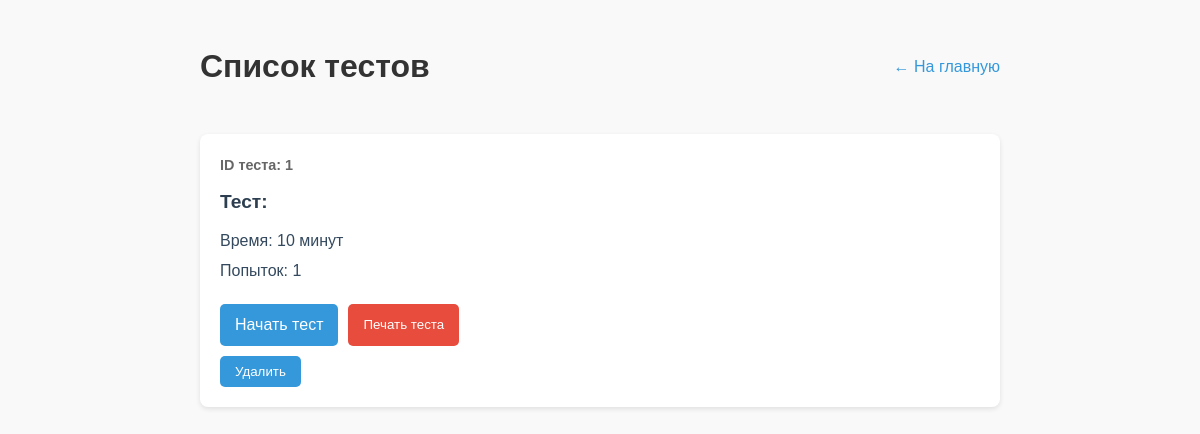
The app's page /tests (signed in), older data.
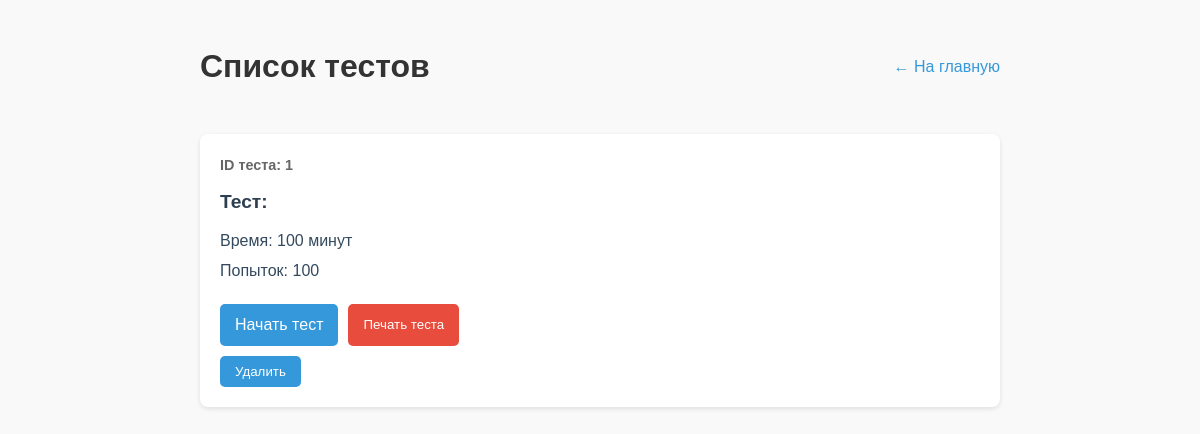
The same page, newer data.
### tables this page shows
CREATE TABLE tests (id INTEGER PRIMARY KEY AUTOINCREMENT, time INTEGER NOT NULL, attempts INTEGER NOT NULL, tasks_id TEXT NOT NULL, access_code TEXT);

### app.py (the view)
@app.route('/tests')
def view_tests():
    if 'user_id' not in session:
        return redirect(url_for('login'))
    tests = get_all_tests()
    conn = sqlite3.connect(DB_PATH)
    cursor = conn.cursor()
    cursor.execute("SELECT 1 FROM teachers WHERE user_id = ?", (session['user_id'],))
    is_teacher = cursor.fetchone() is not None
    conn.close()
    return render_template('tests.html', tests=tests,
        is_teacher=is_teacher, user=session.get('user_info'))

### app.py (called while the page is built)
def get_all_tests():
    conn = sqlite3.connect(DB_PATH)
    cursor = conn.cursor()
    cursor.execute("SELECT * FROM tests")
    tests = cursor.fetchall()
    conn.close()
    return tests

### templates/tests.html (shortened to what this page needs)
<!DOCTYPE html>
<html lang="ru">
<head>
</head>
<body>
    <div class="header">
        <h1>Список тестов</h1>
        <a href="/" class="back-link">← На главную</a>
    </div>
    {% if tests %}
        {% for test in tests %}
        {% if not test[4] or user.username != 'Гость' %}
        <div class="test">
            <div class="test-id">ID теста: {{ test[0] }}</div>
            <div class="test-title">Тест: {{ test[5] }}</div>
            <div class="test-info">Время: {{ test[1] }} минут</div>
            <div class="test-info">Попыток: {{ test[2] }}</div>
            <div class="test-actions">
                <a href="{{ url_for('start_test', test_id=test[0]) }}" class="btn">Начать тест</a>
                {% if is_teacher %}
                    <button onclick="printTest({{ test[0] }})" class="btn btn-pdf">
                        Печать теста
                    </button>
                {% endif %}
            </div>
            {% if user.username == 'admin' %}
            <form method="POST" action="{{ url_for('admin_delete_test', test_id=test[0]) }}" style="display: inline;">
                <button type="submit" class="btn btn-danger" onclick="return confirm('Вы уверены, что хотите удалить этот тест?')">
                     Удалить
                </button>
            </form>
            {% endif %}
        </div>
        {% endif %}
        {% endfor %}
    {% else %}
        <div class="no-tests">
            Тесты не найдены. Вы можете создать новый тест.
        </div>
    {% endif %}
</body>
</html>

Row changes from the older to the newer data that the page shows:
changed tests id 1: time "10" → "100"; attempts "1" → "100"
